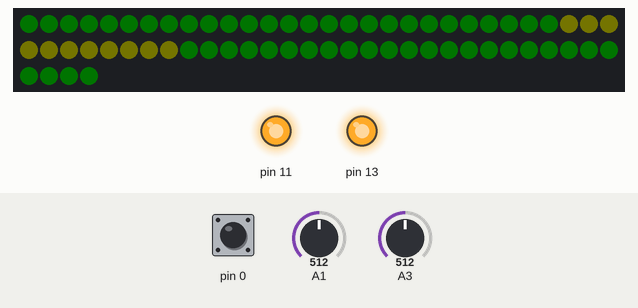
A sketch run on a simulated Teensy 4. Shown: 64 RGB LEDs in strip order, left to right, continuing on the next row, output pins drawn as LEDs (lit = HIGH). Inputs (shaded band) come from the test bench; at power-on: A3 = 512, A1 = 512, pin 0 HIGH. Dim RGB values are drawn brighter than linear.

Above: at 1.4 s.
1.5 s: A3 set to 240
4.9 s: A3 set to 218
At 6.7 s:
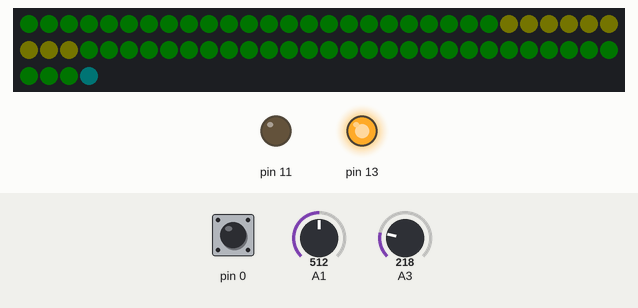
8.3 s: A3 set to 265
At 8.8 s:
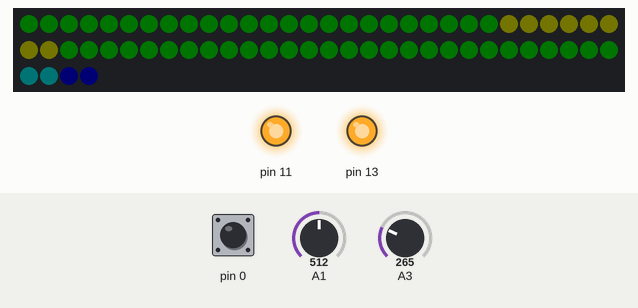
11.7 s: A1 set to 221
15.1 s: A1 set to 185
At 18.4 s:
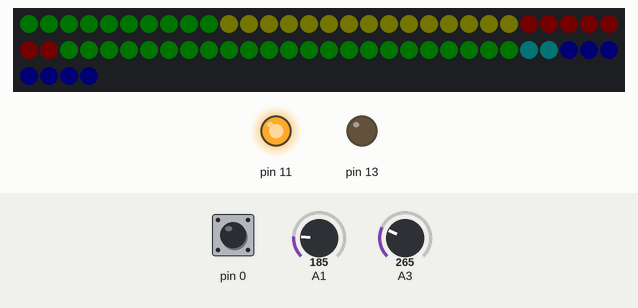
18.5 s: A1 set to 212
At 42.9 s:
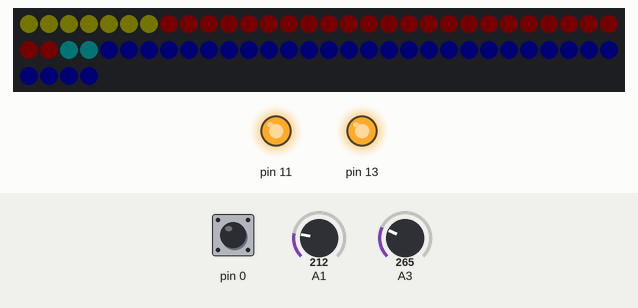
Timing chart, 0 to 44.4 s (numbered marks = the images above; inputs shaded):
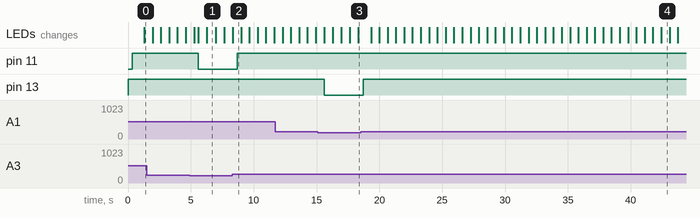

Measured:
- the behaviour switches between 233 and 232 on A3 (found by bisection; images 0 and 1)
- the behaviour switches between 203 and 202 on A1 (found by bisection; images 2 and 3)
- after the input at 4.9 s, pin 11: HIGH → LOW after 0.70 s
- after the input at 8.3 s, pin 11: LOW → HIGH after 0.38 s
- after the input at 15.1 s, pin 13: HIGH → LOW after 0.52 s
- after the input at 18.5 s, pin 13: LOW → HIGH after 0.20 s

The sketch:

bongos1.ino
```cpp
#include "FastLED.h"
#define PIN 6
#define NUM 64

CRGB leds[NUM];

const int wait = 25;
const int threshold = 202;
const int channel = 1;

void setup() {
  FastLED.addLeds<NEOPIXEL, PIN>(leds, NUM);
  FastLED.show();
  pinMode(13, OUTPUT);
  pinMode(11, OUTPUT);
  pinMode(0, INPUT_PULLUP);
  //usbMIDI.setHandleNoteOn(OnNoteOn);   //FOR OUTGOING DATA
}

int ledState = false;
int ledState22 = false;
int piezo = 0;
int piezo22 = 0;
int j=0;

int footpedal = 1 ;
int oldFootpedal = 1;

void loop() {
  //usbMIDI.read(); // USB MIDI receive
  piezo = analogRead(15);
  piezo22 = analogRead(17);

  if (piezo>threshold) {//abs(piezo-oldPiezo)>threshold) {
      ledState = true;
      digitalWrite(13, HIGH);
      usbMIDI.sendNoteOn(60, piezo, channel);
      goLed2();
  }
  else {
    if(ledState==true) {
      digitalWrite(13, LOW);
      //usbMIDI.sendNoteOff(60, 0, channel);
    }
    ledState=false;
  }

  //kick
  if (piezo22>(threshold+30)) {//abs(piezo22-oldPiezo22)>threshold) {
      ledState22 = true;
      digitalWrite(11, HIGH);
      usbMIDI.sendNoteOn(61, piezo22, channel);
      goLed();
  }
  else {
    if(ledState22==true) {
      digitalWrite(11, LOW);
      //usbMIDI.sendNoteOff(61, 0, channel);
    }
    ledState22=false;
  }

  //FOOTPEDAL
  oldFootpedal = footpedal;
  footpedal = digitalRead(0);
  if (footpedal != oldFootpedal) {
    usbMIDI.sendControlChange(88, footpedal, channel);
  }

  if(j<255){j++;}
  else{j=0;}
  delay(wait);  // delay to avoid overloading the serial port buffer
}

void goLed() {
 for(int k=254; k>0; k=k-2) {
  int g=k/2;
    for(int i=31; i>=0; i--) {
      leds[i]=CHSV(128-i*2-j+g,187,k );
    }
    FastLED.show();
  }
}

void goLed2() {
 for(int k=254; k>0; k=k-2) {
  int g=k/2;
    for(int i=32; i<64; i++) {
      leds[i]=CHSV(i*2+j-g,187,k );
    }
    FastLED.show();
  }
}
```
